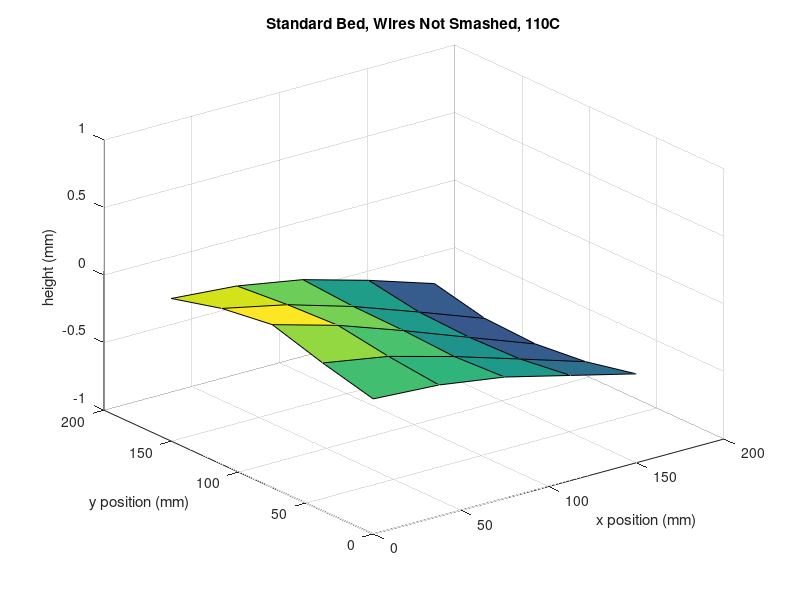

The MATLAB source for this figure:
X = [0, 37.5, 75, 112.5, 150, 0, 37.5, 75, 112.5, 150, 0, 37.5, 75, 112.5, 150,0, 37.5, 75, 112.5, 150,0, 37.5, 75, 112.5, 150,];
Y = [0, 0, 0, 0, 0, 37.5, 37.5, 37.5, 37.5, 37.5, 75, 75, 75, 75, 75, 112.5, 112.5, 112.5, 112.5, 112.5, 150, 150, 150, 150, 150];
Z = [0, -.029, -.102, -.222, -.342, .094, .011, -.122, -.272, -.424, .206, .069, -.102, -.284, -.464, .154, .050, -.095, -.268, -.447, .056, .017, -.068, -.205, -.361 ];
xr = reshape(X, 5, 5);
yr = reshape(Y, 5, 5);
zr = reshape(Z, 5, 5);
surf(xr, yr, zr)
zlim([-1 1])
xlabel('x position (mm)')
ylabel('y position (mm)')
zlabel('height (mm)')
title("Standard Bed, Wires Not Smashed, 110C");
